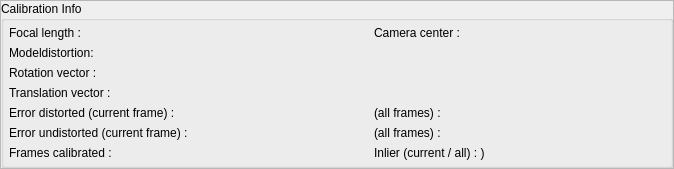
<?xml version="1.0" encoding="UTF-8"?>
<ui version="4.0">
 <class>CalibrationInfoFrame</class>
 <widget class="QFrame" name="CalibrationInfoFrame">
  <property name="geometry">
   <rect>
    <x>0</x>
    <y>0</y>
    <width>674</width>
    <height>142</height>
   </rect>
  </property>
  <property name="windowTitle">
   <string>Frame</string>
  </property>
  <property name="frameShape">
   <enum>QFrame::StyledPanel</enum>
  </property>
  <property name="frameShadow">
   <enum>QFrame::Raised</enum>
  </property>
  <layout class="QGridLayout" name="gridLayout">
   <property name="margin">
    <number>0</number>
   </property>
   <item row="1" column="0">
    <widget class="QGroupBox" name="groupBox">
     <property name="title">
      <string>Calibration Info</string>
     </property>
     <layout class="QGridLayout" name="gridLayout_2">
      <property name="margin">
       <number>5</number>
      </property>
      <item row="0" column="2">
       <widget class="QLabel" name="label_3">
        <property name="sizePolicy">
         <sizepolicy hsizetype="Maximum" vsizetype="Preferred">
          <horstretch>0</horstretch>
          <verstretch>0</verstretch>
         </sizepolicy>
        </property>
        <property name="text">
         <string>Camera center : </string>
        </property>
       </widget>
      </item>
      <item row="3" column="0">
       <widget class="QLabel" name="label_6">
        <property name="sizePolicy">
         <sizepolicy hsizetype="Maximum" vsizetype="Preferred">
          <horstretch>0</horstretch>
          <verstretch>0</verstretch>
         </sizepolicy>
        </property>
        <property name="text">
         <string>Translation vector : </string>
        </property>
        <property name="alignment">
         <set>Qt::AlignLeading|Qt::AlignLeft|Qt::AlignVCenter</set>
        </property>
       </widget>
      </item>
      <item row="0" column="1">
       <widget class="QLabel" name="label_FocalLength">
        <property name="text">
         <string/>
        </property>
       </widget>
      </item>
      <item row="3" column="1">
       <widget class="QLabel" name="label_TranslationVector">
        <property name="text">
         <string/>
        </property>
       </widget>
      </item>
      <item row="6" column="3">
       <widget class="QLabel" name="label_Inlier">
        <property name="text">
         <string/>
        </property>
       </widget>
      </item>
      <item row="4" column="0">
       <widget class="QLabel" name="label_7">
        <property name="sizePolicy">
         <sizepolicy hsizetype="Maximum" vsizetype="Preferred">
          <horstretch>0</horstretch>
          <verstretch>0</verstretch>
         </sizepolicy>
        </property>
        <property name="text">
         <string>Error distorted (current frame) :</string>
        </property>
        <property name="alignment">
         <set>Qt::AlignLeading|Qt::AlignLeft|Qt::AlignVCenter</set>
        </property>
       </widget>
      </item>
      <item row="4" column="2">
       <widget class="QLabel" name="label_8">
        <property name="sizePolicy">
         <sizepolicy hsizetype="Maximum" vsizetype="Preferred">
          <horstretch>0</horstretch>
          <verstretch>0</verstretch>
         </sizepolicy>
        </property>
        <property name="text">
         <string>(all frames) : </string>
        </property>
       </widget>
      </item>
      <item row="4" column="1">
       <widget class="QLabel" name="label_ErrorCurrentDist">
        <property name="text">
         <string/>
        </property>
       </widget>
      </item>
      <item row="6" column="1">
       <widget class="QLabel" name="label_FramesCalibrated">
        <property name="text">
         <string/>
        </property>
       </widget>
      </item>
      <item row="6" column="0">
       <widget class="QLabel" name="label_9">
        <property name="sizePolicy">
         <sizepolicy hsizetype="Maximum" vsizetype="Preferred">
          <horstretch>0</horstretch>
          <verstretch>0</verstretch>
         </sizepolicy>
        </property>
        <property name="text">
         <string>Frames calibrated : </string>
        </property>
        <property name="alignment">
         <set>Qt::AlignLeading|Qt::AlignLeft|Qt::AlignVCenter</set>
        </property>
       </widget>
      </item>
      <item row="0" column="3">
       <widget class="QLabel" name="label_CameraCenter">
        <property name="text">
         <string/>
        </property>
       </widget>
      </item>
      <item row="0" column="0">
       <widget class="QLabel" name="label">
        <property name="sizePolicy">
         <sizepolicy hsizetype="Maximum" vsizetype="Preferred">
          <horstretch>0</horstretch>
          <verstretch>0</verstretch>
         </sizepolicy>
        </property>
        <property name="text">
         <string>Focal length : </string>
        </property>
        <property name="alignment">
         <set>Qt::AlignLeading|Qt::AlignLeft|Qt::AlignVCenter</set>
        </property>
       </widget>
      </item>
      <item row="2" column="0">
       <widget class="QLabel" name="label_5">
        <property name="sizePolicy">
         <sizepolicy hsizetype="Maximum" vsizetype="Preferred">
          <horstretch>0</horstretch>
          <verstretch>0</verstretch>
         </sizepolicy>
        </property>
        <property name="text">
         <string>Rotation vector : </string>
        </property>
        <property name="alignment">
         <set>Qt::AlignLeading|Qt::AlignLeft|Qt::AlignVCenter</set>
        </property>
       </widget>
      </item>
      <item row="6" column="2">
       <widget class="QLabel" name="label_11">
        <property name="sizePolicy">
         <sizepolicy hsizetype="Maximum" vsizetype="Preferred">
          <horstretch>0</horstretch>
          <verstretch>0</verstretch>
         </sizepolicy>
        </property>
        <property name="text">
         <string>Inlier (current / all) : )</string>
        </property>
       </widget>
      </item>
      <item row="2" column="1">
       <widget class="QLabel" name="label_RotationVector">
        <property name="text">
         <string/>
        </property>
       </widget>
      </item>
      <item row="4" column="3">
       <widget class="QLabel" name="label_ErrorAllDist">
        <property name="text">
         <string/>
        </property>
       </widget>
      </item>
      <item row="5" column="0">
       <widget class="QLabel" name="label_10">
        <property name="sizePolicy">
         <sizepolicy hsizetype="Maximum" vsizetype="Preferred">
          <horstretch>0</horstretch>
          <verstretch>0</verstretch>
         </sizepolicy>
        </property>
        <property name="text">
         <string>Error undistorted (current frame) :</string>
        </property>
        <property name="alignment">
         <set>Qt::AlignLeading|Qt::AlignLeft|Qt::AlignVCenter</set>
        </property>
       </widget>
      </item>
      <item row="5" column="1">
       <widget class="QLabel" name="label_ErrorCurrentUndist">
        <property name="text">
         <string/>
        </property>
       </widget>
      </item>
      <item row="5" column="2">
       <widget class="QLabel" name="label_12">
        <property name="sizePolicy">
         <sizepolicy hsizetype="Maximum" vsizetype="Preferred">
          <horstretch>0</horstretch>
          <verstretch>0</verstretch>
         </sizepolicy>
        </property>
        <property name="text">
         <string>(all frames) : </string>
        </property>
       </widget>
      </item>
      <item row="5" column="3">
       <widget class="QLabel" name="label_ErrorAllUndist">
        <property name="text">
         <string/>
        </property>
       </widget>
      </item>
      <item row="1" column="0">
       <widget class="QLabel" name="label_2">
        <property name="text">
         <string>Modeldistortion:</string>
        </property>
       </widget>
      </item>
      <item row="1" column="1" colspan="3">
       <widget class="QLabel" name="label_Distortion">
        <property name="text">
         <string/>
        </property>
       </widget>
      </item>
     </layout>
    </widget>
   </item>
  </layout>
 </widget>
 <resources/>
 <connections/>
</ui>
